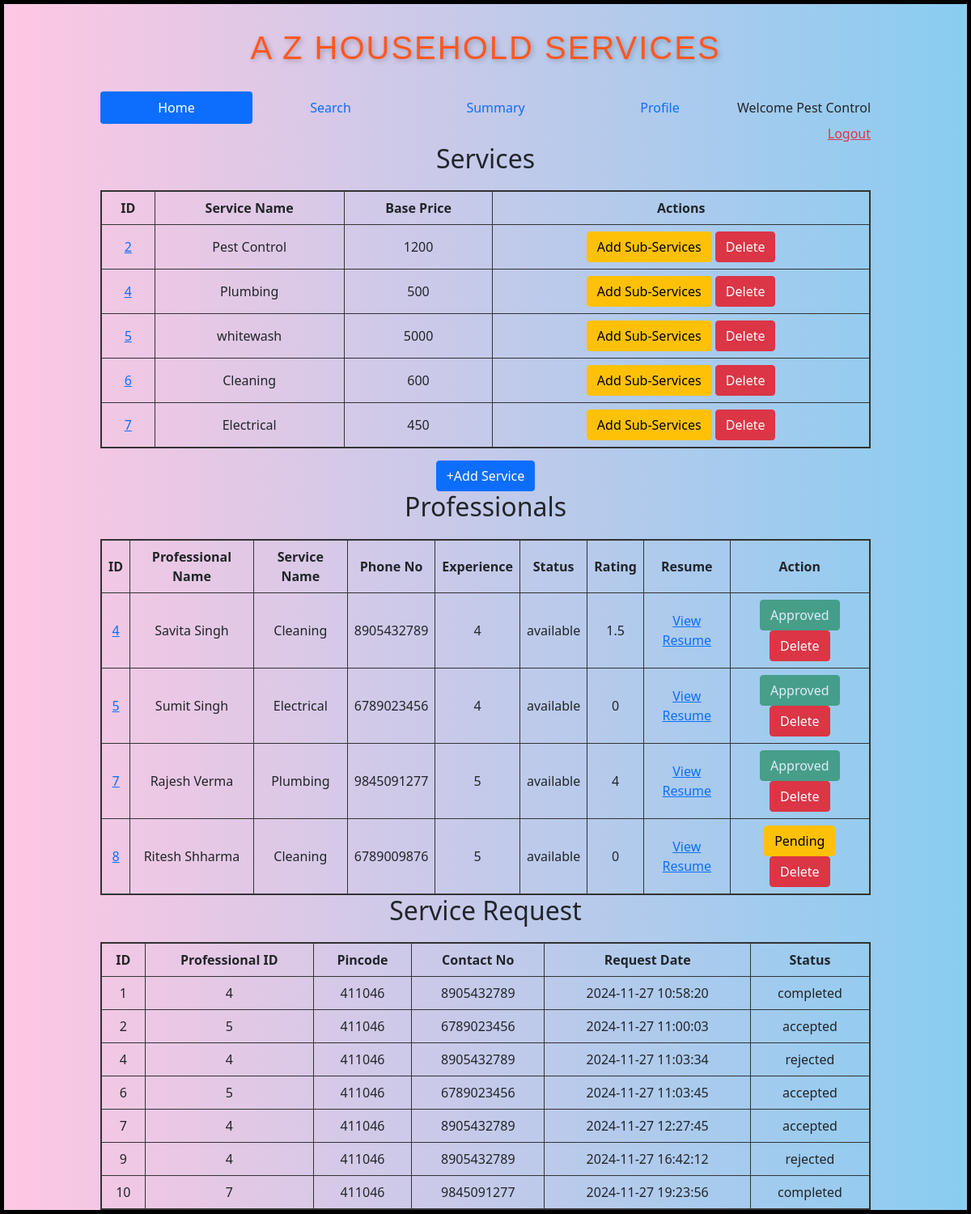
/admin/Pest Control (signed in), run on the app's committed database.
### backend/models.py (models this page shows)
class Service(db.Model):
    __tablename="service"
    id=db.Column(db.Integer,primary_key=True)
    name=db.Column(db.String,unique=True,nullable=False)
    price=db.Column(db.Integer,nullable=False)
    descrip=db.Column(db.String,nullable=False)
    image_path = db.Column(db.String(200), nullable=True)
    service_r=db.relationship("ServiceRequest",cascade="all,delete",backref="service",lazy=True)

class ServiceProf(db.Model):
    __tablename__="service_prof"
    id=db.Column(db.Integer,primary_key=True)
    email=db.Column(db.String,unique=True,nullable=False)
    password=db.Column(db.String,nullable=False)
    full_name=db.Column(db.String,nullable=False)
    phone_no=db.Column(db.String,nullable=False)
    experience=db.Column(db.Integer,default=0)
    service_name=db.Column(db.String,nullable=False)
    address=db.Column(db.String,nullable=False)
    pincode=db.Column(db.Integer,nullable=False)
    resume_path = db.Column(db.String, nullable=True)
    status=db.Column(db.String,default="available")
    approv_status=db.Column(db.String,default="pending")
    rating=db.Column(db.Integer,default=0)
    service_requests=db.relationship("ServiceRequest",cascade="all,delete",backref="service_prof",lazy=True)

class ServiceRequest(db.Model):
    __tablename="service_request"
    id=db.Column(db.Integer,primary_key=True)
    service_id = db.Column(db.Integer, db.ForeignKey("service.id"), nullable=False)
    customer_id = db.Column(db.Integer, db.ForeignKey("user_info.id"), nullable=False)
    proff_id = db.Column(db.Integer, db.ForeignKey("service_prof.id"), nullable=False)
    request_date=db.Column(db.DateTime,nullable=False)
    done_date=db.Column(db.DateTime,nullable=True)
    status=db.Column(db.String,default="requested")
    rating=db.Column(db.Integer,default=0)
    feedback=db.Column(db.String,nullable=True)

### backend/controllers.py (the view)
@app.route("/admin/<name>")
def admin_dashboard(name):
    service=get_services()
    p=get_professionals()
    ser_req=get_service_requests()
    return render_template("admin_dashboard.html",name=name,service=service,prof=p,ser_req=ser_req)

### backend/controllers.py (called while the page is built)
def get_services():
    services=Service.query.all()
    return services

def get_professionals():
    p=ServiceProf.query.all()
    return p

def get_service_requests():
    return ServiceRequest.query.all()

### templates/admin_dashboard.html
{% extends "admin_layout.html" %}
{% block content %}
<h2 style="text-align: center; margin-bottom: 20px;">Services</h2>
    {% if service %}
    <table style="width: 100%; border-collapse: collapse; border: 2px solid #333;">
        <thead>
            <tr>
                <th style="border: 1px solid #333; padding: 8px; text-align: center;">ID</th>
                <th style="border: 1px solid #333; padding: 8px; text-align: center;">Service Name</th>
                <th style="border: 1px solid #333; padding: 8px; text-align: center;">Base Price</th>
                <th style="border: 1px solid #333; padding: 8px; text-align: center;">Actions</th>
            </tr>
        </thead>
        <tbody>
            {% for s in service %}
            <tr>
                <td style="border: 1px solid #333; padding: 8px; text-align: center;"><a href="/edit_service/{{s.id}}/{{name}}">{{ s.id }}</a></td>
                <td style="border: 1px solid #333; padding: 8px; text-align: center;">{{ s.name }}</td>
                <td style="border: 1px solid #333; padding: 8px; text-align: center;">{{ s.price }}</td>
                <td style="border: 1px solid #333; padding: 8px; text-align: center;">
                    <a href="/servicesub/{{s.id}}/{{name}}" type="button" class="btn btn-warning">Add Sub-Services</a>
                    <a href="/delete_service/{{s.id}}/{{name}}" class="btn btn-danger">Delete</a>
                </td>
            </tr>
            {% endfor %}
        </tbody>
    </table>
    {% else %}
    <h3>No services available!!</h3>
    {% endif %}
    <div class="center">
        <a href="/servicess/{{ name }}" type="submit" class="btn btn-primary">+Add Service</a>
    </div>
    <h2 style="text-align: center; margin-bottom: 20px;">Professionals</h2>
    {% if prof %}
    <table style="width: 100%; border-collapse: collapse; border: 2px solid #333;">
        <thead>
            <tr>
                <th style="border: 1px solid #333; padding: 8px; text-align: center;">ID</th>
                <th style="border: 1px solid #333; padding: 8px; text-align: center;">Professional Name</th>
                <th style="border: 1px solid #333; padding: 8px; text-align: center;">Service Name</th>
                <th style="border: 1px solid #333; padding: 8px; text-align: center;">Phone No</th>
                <th style="border: 1px solid #333; padding: 8px; text-align: center;">Experience</th>
                <th style="border: 1px solid #333; padding: 8px; text-align: center;">Status</th>
                <th style="border: 1px solid #333; padding: 8px; text-align: center;">Rating</th>
                <th style="border: 1px solid #333; padding: 8px; text-align: center;">Resume</th>
                <th style="border: 1px solid #333; padding: 8px; text-align: center;">Action</th>
            </tr>
        </thead>
        <tbody>
            {% for p in prof %}
            <tr>
                <td style="border: 1px solid #333; padding: 8px; text-align: center;"><a href="/edit_proffess/{{p.id}}/{{name}}">{{ p.id }}</a></td>
                <td style="border: 1px solid #333; padding: 8px; text-align: center;">{{ p.full_name }}</td>
                <td style="border: 1px solid #333; padding: 8px; text-align: center;">{{ p.service_name }}</td>
                <td style="border: 1px solid #333; padding: 8px; text-align: center;">{{ p.phone_no }}</td>
                <td style="border: 1px solid #333; padding: 8px; text-align: center;">{{ p.experience}}</td>
                <td style="border: 1px solid #333; padding: 8px; text-align: center;">{{ p.status}}</td>
                <td style="border: 1px solid #333; padding: 8px; text-align: center;">{{ p.rating}}</td>
                <td style="border: 1px solid #333; padding: 8px; text-align: center;">
                    {% if p.resume_path %}
                        <a href="{{ url_for('uploaded_resume', filename=p.resume_path.split('/')[-1]) }}" target="_blank">View Resume</a>
                    {% else %}
                        No Resume
                    {% endif %}
                </td>
                <td style="border: 1px solid #333; padding: 8px; text-align: center;">
                    {% if p.approv_status == "pending" %}
                        <a href="/approve_prof/{{p.id}}/{{name}}" type="button" class="btn btn-warning">Pending</a>
                    {% else %}
                        <button type="button" class="btn btn-success" disabled>Approved</button>
                    {% endif %}
                    <a href="/delete_prof/{{p.id}}/{{name}}" class="btn btn-danger">Delete</a>
                </td>
            </tr>
            {% endfor %}
        </tbody>
    </table>
    {% else %}
    <h3>No professionals available!!</h3>
    {% endif %}
    <h2 style="text-align: center; margin-bottom: 20px;">Service Request</h2>
    {% if ser_req %}
    <table style="width: 100%; border-collapse: collapse; border: 2px solid #333;">
        <thead>
            <tr>
                <th style="border: 1px solid #333; padding: 8px; text-align: center;">ID</th>
                <th style="border: 1px solid #333; padding: 8px; text-align: center;">Professional ID</th>
                <th style="border: 1px solid #333; padding: 8px; text-align: center;">Pincode</th>
                <th style="border: 1px solid #333; padding: 8px; text-align: center;">Contact No</th>
                <th style="border: 1px solid #333; padding: 8px; text-align: center;">Request Date</th>
                <th style="border: 1px solid #333; padding: 8px; text-align: center;">Status</th>
            </tr>
        </thead>
        <tbody>
            {% for r in ser_req %}
            <tr>
                <td style="border: 1px solid #333; padding: 8px; text-align: center;">{{ r.id }}</td>
                <td style="border: 1px solid #333; padding: 8px; text-align: center;">{{ r.proff_id }}</td>
                <td style="border: 1px solid #333; padding: 8px; text-align: center;">{{ r.service_prof.pincode }}</td>
                <td style="border: 1px solid #333; padding: 8px; text-align: center;">{{ r.service_prof.phone_no }}</td>
                <td style="border: 1px solid #333; padding: 8px; text-align: center;">{{ r.request_date.strftime('%Y-%m-%d %H:%M:%S') }}</td>
                <td style="border: 1px solid #333; padding: 8px; text-align: center;">{{ r.status }}</td>
            </tr>
            {% endfor %}
        </tbody>
    </table>
    {% else %}
    <h3>No service_request generated!!</h3>
    {% endif %}
{% endblock %}

### templates/admin_layout.html (shortened to what this page needs)
<!DOCTYPE html>
<html>
    <head>
        <link rel="stylesheet" href="/static/styles/main.css">
        <link href="https://cdn.jsdelivr.net/npm/bootstrap@5.0.2/dist/css/bootstrap.min.css" rel="stylesheet">
    </head>
    <body>
        <div class="my_container2">
            <div class="heading" ><h1>A Z HOUSEHOLD SERVICES</h1></div>
            <div class="my_panel">
                <nav class="nav nav-pills flex-column flex-sm-row">
                    <a class="flex-sm-fill text-sm-center nav-link active" aria-current="page" href="#">Home</a>
                    <a class="flex-sm-fill text-sm-center nav-link" href="/search/{{name}}">Search</a>
                    <a class="flex-sm-fill text-sm-center nav-link" href="/admin_summary/{{name}}">Summary</a>
                    <a class="flex-sm-fill text-sm-center nav-link" href="/edit_admin_profile/{{name}}">Profile</a>
                    <span class="navbar-text">
                        Welcome {{name}}
                    </span>
                  </nav>
        <div style="text-align:right;"><a href="/login" class="link-danger">Logout</a></div>
        {%block content%}
        {%endblock%}
            </div>
        </div>
    </body>
</html>

### static/styles/main.css (style rules this page uses)
* { margin-top: 0px; }
body { background: linear-gradient(to right, hsl(331, 100%, 89%), hsl(201, 79%, 74%)); margin: 0; padding: 0; font-family: 'Poppins', sans-serif; }
.my_container2 { border: 5px solid black; }
.my_panel { width:80%; margin: auto; height: auto; border:100px black; }
.center { margin-top:15px; text-align:center; color: black; }
.heading { text-align: center; font-family: 'Poppins', sans-serif; font-size: 3rem; font-weight: 700; color: #FF5722; margin: 30px 0; text-shadow: 2px 2px 6px rgba(0, 0, 0, 0.25); letter-spacing: 2px; }

### data on the page
Service: name "Pest Control", id "2", price "1200"
Service: id "4", name "Plumbing", price "500"
Service: id "5", name "whitewash", price "5000"
Service: id "6", name "Cleaning", price "600"
Service: id "7", name "Electrical", price "450"
ServiceProf: id "4", full_name "Savita Singh", service_name "Cleaning", phone_no "8905432789", experience "4", status "available", rating "1.5", approv_status "Approved"
ServiceProf: id "5", full_name "Sumit Singh", service_name "Electrical", phone_no "6789023456", experience "4", status "available", rating "0", approv_status "Approved"
ServiceProf: id "7", full_name "Rajesh Verma", service_name "Plumbing", phone_no "9845091277", experience "5", status "available", rating "4", approv_status "Approved"
ServiceProf: id "8", full_name "Ritesh Shharma", service_name "Cleaning", phone_no "6789009876", experience "5", status "available", rating "0"
ServiceRequest: id "1", proff_id "4", service_prof.pincode "411046", service_prof.phone_no "8905432789", request_date "2024-11-27 10:58:20", status "completed"
ServiceRequest: id "2", proff_id "5", service_prof.pincode "411046", service_prof.phone_no "6789023456", request_date "2024-11-27 11:00:03", status "accepted"
ServiceRequest: id "4", proff_id "4", service_prof.pincode "411046", service_prof.phone_no "8905432789", request_date "2024-11-27 11:03:34", status "rejected"
ServiceRequest: id "6", proff_id "5", service_prof.pincode "411046", service_prof.phone_no "6789023456", request_date "2024-11-27 11:03:45", status "accepted"
ServiceRequest: id "7", proff_id "4", service_prof.pincode "411046", service_prof.phone_no "8905432789", request_date "2024-11-27 12:27:45", status "accepted"
ServiceRequest: id "9", proff_id "4", service_prof.pincode "411046", service_prof.phone_no "8905432789", request_date "2024-11-27 16:42:12", status "rejected"
ServiceRequest: id "10", proff_id "7", service_prof.pincode "411046", service_prof.phone_no "9845091277", request_date "2024-11-27 19:23:56", status "completed"
